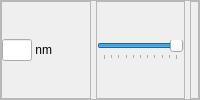
                            <widget class="QFrame" name="LED02_frame">
                             <property name="frameShape">
                              <enum>QFrame::StyledPanel</enum>
                             </property>
                             <property name="frameShadow">
                              <enum>QFrame::Raised</enum>
                             </property>
                             <layout class="QHBoxLayout" name="aa_2">
                              <property name="spacing">
                               <number>5</number>
                              </property>
                              <property name="leftMargin">
                               <number>0</number>
                              </property>
                              <property name="topMargin">
                               <number>0</number>
                              </property>
                              <property name="rightMargin">
                               <number>0</number>
                              </property>
                              <property name="bottomMargin">
                               <number>0</number>
                              </property>
                              <item>
                               <widget class="QFrame" name="LED02_Display_frame">
                                <property name="maximumSize">
                                 <size>
                                  <width>125</width>
                                  <height>16777215</height>
                                 </size>
                                </property>
                                <property name="frameShape">
                                 <enum>QFrame::StyledPanel</enum>
                                </property>
                                <property name="frameShadow">
                                 <enum>QFrame::Raised</enum>
                                </property>
                                <layout class="QHBoxLayout" name="LED02_toggleButton_layout">
                                 <property name="spacing">
                                  <number>0</number>
                                 </property>
                                 <property name="leftMargin">
                                  <number>0</number>
                                 </property>
                                 <property name="topMargin">
                                  <number>0</number>
                                 </property>
                                 <property name="rightMargin">
                                  <number>5</number>
                                 </property>
                                 <property name="bottomMargin">
                                  <number>0</number>
                                 </property>
                                 <item>
                                  <widget class="QLineEdit" name="LED02_Display_lineEdit">
                                   <property name="maximumSize">
                                    <size>
                                     <width>30</width>
                                     <height>16777215</height>
                                    </size>
                                   </property>
                                   <property name="text">
                                    <string/>
                                   </property>
                                  </widget>
                                 </item>
                                 <item>
                                  <widget class="QLabel" name="LED02_Display_label">
                                   <property name="maximumSize">
                                    <size>
                                     <width>16777215</width>
                                     <height>16777215</height>
                                    </size>
                                   </property>
                                   <property name="text">
                                    <string> nm </string>
                                   </property>
                                   <property name="alignment">
                                    <set>Qt::AlignLeading|Qt::AlignLeft|Qt::AlignVCenter</set>
                                   </property>
                                  </widget>
                                 </item>
                                </layout>
                               </widget>
                              </item>
                              <item>
                               <widget class="QFrame" name="LED02_Slider_frame">
                                <property name="maximumSize">
                                 <size>
                                  <width>225</width>
                                  <height>16777215</height>
                                 </size>
                                </property>
                                <property name="frameShape">
                                 <enum>QFrame::StyledPanel</enum>
                                </property>
                                <property name="frameShadow">
                                 <enum>QFrame::Raised</enum>
                                </property>
                                <layout class="QHBoxLayout" name="horizontalLayout_20">
                                 <property name="spacing">
                                  <number>0</number>
                                 </property>
                                 <property name="leftMargin">
                                  <number>0</number>
                                 </property>
                                 <property name="topMargin">
                                  <number>0</number>
                                 </property>
                                 <property name="rightMargin">
                                  <number>0</number>
                                 </property>
                                 <property name="bottomMargin">
                                  <number>0</number>
                                 </property>
                                 <item>
                                  <widget class="QSlider" name="LED02_Slider">
                                   <property name="maximumSize">
                                    <size>
                                     <width>16777215</width>
                                     <height>16777215</height>
                                    </size>
                                   </property>
                                   <property name="maximum">
                                    <number>100</number>
                                   </property>
                                   <property name="sliderPosition">
                                    <number>100</number>
                                   </property>
                                   <property name="orientation">
                                    <enum>Qt::Horizontal</enum>
                                   </property>
                                   <property name="tickPosition">
                                    <enum>QSlider::TicksBelow</enum>
                                   </property>
                                   <property name="tickInterval">
                                    <number>10</number>
                                   </property>
                                  </widget>
                                 </item>
                                </layout>
                               </widget>
                              </item>
                              <item>
                               <widget class="QFrame" name="LED02_Light_frame">
                                <property name="maximumSize">
                                 <size>
                                  <width>50</width>
                                  <height>16777215</height>
                                 </size>
                                </property>
                                <property name="frameShape">
                                 <enum>QFrame::StyledPanel</enum>
                                </property>
                                <property name="frameShadow">
                                 <enum>QFrame::Raised</enum>
                                </property>
                                <layout class="QHBoxLayout" name="horizontalLayout_48">
                                 <property name="spacing">
                                  <number>0</number>
                                 </property>
                                 <property name="leftMargin">
                                  <number>0</number>
                                 </property>
                                 <property name="topMargin">
                                  <number>0</number>
                                 </property>
                                 <property name="rightMargin">
                                  <number>0</number>
                                 </property>
                                 <property name="bottomMargin">
                                  <number>0</number>
                                 </property>
                                 <item>
                                  <widget class="QLabel" name="LED02_Value">
                                   <property name="text">
                                    <string/>
                                   </property>
                                   <property name="alignment">
                                    <set>Qt::AlignCenter</set>
                                   </property>
                                  </widget>
                                 </item>
                                </layout>
                               </widget>
                              </item>
                             </layout>
                            </widget>
